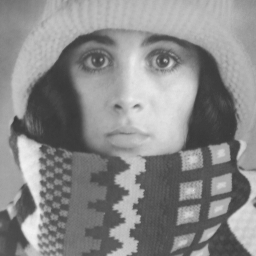
#> input picture LaptopAssignment2_ICV/trui.png, 256 x 256 px; the run also reads 1 picture not shown here
$ jupyter execute 2_geometric_transformations.ipynb
#> lines starting #> are read from the running program, lines starting #| are printed output that depends on the picture
# Pythonopdracht week 2: Geometric Transformations

## Table of Contents

1. [Working with notebooks](#working-with-notebooks)
2. [Working with CodeGrade](#working-with-codegrade)
3. [Interpolation](#interpolation)
4. [Homogeneous coordinates and rotations](#homogeneous-coordinates-and-rotations)
5. [Image rotations](#image-rotations)
6. [Estmating-an-affine-transform](#estimating-an-affine-transform)
7. [Estmating a projective transform](#estimating-a-projective-transform)
8. [Appendix: Using a domain iterator](#appendix-using-a-domain-iterator)

## Working with notebooks <a class="anchor" id="working with notebooks"></a>

The assignments for this course will be given as Jupyter notebooks like this one. They will contain programming assignments which are automatically graded.

An autograded assignment will typically ask you to complete the code of a Python function. It is important that you do not change the name, inputs or outputs of the function, because they will be tested automatically: stick closely to the assignment. The autograder converts your notebook to a Python file by concatenating all code in the notebook and testing the resulting Python file. It is therefore important that your code runs correctly and uninterrupted, so:

**Always use `Kernel > Restart & Run All` and check the results before handing in your assignment**.

Some general tips:

- Avoid using packages that are not already imported in the assignment template, and are not default Python packages.
- Avoid using "notebook magic" like `%matplotlib inline`; such commands do not work when the notebook is converted to a Python script.

## Working with CodeGrade <a class="anchor" id="working-with-codegrade"></a>

The assignments for this course are automatically graded by a system called *CodeGrade*. Our tests will run on your code automatically, and give grades based purely on the correctness of the output.

Some of the CodeGrade tests will be run immediately, and you can view the output/results before the deadline (it may take a couple of minutes to show up). Use this to check that your code is working correctly, and that you are in the right direction for the assignments.

[cell 1]
# Do NOT remove any imports listed in this notebook.
import numpy as np
import matplotlib.pyplot as plt
import os
import wget
from skimage.io import imread as skimread
import sys
from math import isclose
from skimage.transform import warp

def sr_download(file):
    if not os.path.isfile(file):
        url = "https://staff.fnwi.uva.nl/r.vandenboomgaard/downloads/" + file
        print('[sr]',f'Downloading file {file} for statistical reasoning course')
        wget.download(url)
    else:
        print('[sr]',f'data {file} already downloaded')

sr_download('trui.png')

print(sys.version)

Hidden in this cell are some $\LaTeX$ macros
$\newcommand{\v}[1]{\mathbf #1}$
$\newcommand{\hv}[1]{\widetilde{\mathbf #1}}$
$\newcommand{\setR}{\mathbb R}$
$\newcommand{\T}{^\top}$
$\newcommand{\inv}{^{-1}}$

## Interpolation <a class="anchor" id="interpolation"></a>

In a previous LabExercise you have written the ``pixel_value`` function. We will need that function again in this lab, and we are extending it with multiple ways of handling the border of the image. (2pt)

The named (or keyword) argument ``interpolation`` can have value ``'nearest'`` or ``'bilinear'`` indicating the type of interpolation. The argument ``mode`` indicates the way the border problem is taken care of. Valid values are ``'closest'`` and ``'constant'``. If ``mode='constant'`` then the named argument ``cval`` provides the constant value to be used. You may additionally implement ``mode=wrap`` if you are interested, but this is optional.

[cell 2]
# From our solution of assignment 1
def in_image(image_shape, y, x):
    # YOUR CODE HERE (Replace this and the following line with your code)
    rows, columns = image_shape[:2]
    rows = rows - 1
    columns = columns - 1
    if y > rows or y < 0 or x > columns or x < 0:
        return False

    return True


def pixel_value(F, y, x, interpolation_method='nearest',
                border_method='constant', cval=0):
    """
    This function returns the interpolated function value for the function
    given by numpy array F. The valid interpolation methods are 'nearest' and
    'bilinear'. The modes for dealing with points outside the border of F are
    'closest' and 'constant' and  'wrap'.
    The optional parameter cval gives the value to be returned outside the borders
    of F, in case `border_method == 'constant'`.
s
    """
    if not in_image(F.shape[:2], y, x):
        rows, columns = F.shape[:2]
        rows = rows - 1
        columns = columns - 1

        if border_method == 'constant':
            return cval
        elif border_method == 'closest':
            # YOUR CODE HERE (Replace this and the following line with your code)
            if y > rows:
              y = rows
            elif y < 0:
              y = 0

            if x > columns:
              x = columns
            elif x < 0:
              x = 0

        elif border_method == 'mirror':
            # YOUR CODE HERE (Replace this and the following line with your code)
            if y > rows:
              y = rows - (y - rows)
            elif y < 0:
              y = 0 - y

            if x > columns:
              x = columns - (x - columns)
            elif x < 0:
              x = 0 - x

        elif border_method == 'wrap':
            # YOUR CODE HERE (Replace this and the following line with your code)
            if y > rows:
              y = y % rows
            elif y < 0:
              y = y % rows

            if x > columns:
              x = x % columns
            elif x < 0:
              x = x % columns

    if interpolation_method == 'nearest':
        # YOUR CODE HERE (Replace this and the following line with your code)
        x = int(np.floor(x+0.5))
        y = int(np.floor(y+0.5))
        # Because you search up the nearest pixel, not a float
        return F[y][x]

    elif interpolation_method == 'bilinear':
        # YOUR CODE HERE (Replace this and the following line with your code)
        # Decompose coordinates: x = i + a,  y = j + b,  with a,b ∈ [0,1]

        i = int(np.floor(y))
        j = int(np.floor(x))
        a = y - i
        b = x - j

        return (1-a) * (1-b) * F[i][j] + (1-a) * b * F[i][j+1] + a * (1-b) * F[i+1][j] + a * b * F[i+1][j+1]

We will test this function on a simple very small version of a standard image ``trui.png``. The code below tries to read the image from the directory where this notebook is stored. If the file can't be read an exception is thrown and caught. Then the file is downloaded from the computer vision web pages and again the file is read.

For starting Python programmers this way of programming might be counter intuitive. Perhaps you would like first to check if the file exists in the local directory and if not download it. This is the classical *Look before you leap (LBYL)* paradigm in programming. In Python one often uses the *Easier to Ask for Forgiveness than Permission (EAFP)* approach. Search the web for all the pros and cons of both approaches.

[cell 3]
try:
    F = plt.imread('trui.png')
#> F is the input picture: shape (256, 256) float32; min 0.22, max 0.945, mean 0.54
except FileNotFoundError:
    wget.download("https://staff.fnwi.uva.nl/r.vandenboomgaard/downloads/trui.png")
    F = plt.imread('trui.png')
# taking each 4th pixel in each direction
Fsmall = F[::4,::4]
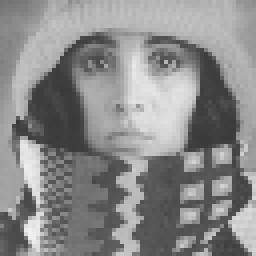
#> Fsmall: shape (64, 64) float32 (shown 4 times larger); min 0.224, max 0.937, mean 0.541
plt.imshow(Fsmall)
plt.gray()

We then test your ``pixel_value`` function. We make a new image ``G`` by sampling the image ``F`` in 128x128 points. At position (x,y) in image G we sample image G at position (x-32, y-32). If all is well you should end up with an image G that shows image F in its center and the border around it should be determined by the border mode that is selected.

[cell 4]
# Note only border modes 'constant' and 'closest' are mandatory.
# Switch the following two lines only if you have implemented all three modes, which is optional.

modes_implemented = ['closest', 'constant', 'wrap']
# modes_implemented = ['closest', 'constant']

G = {}
for mode in modes_implemented:
    G[mode] = np.zeros((128,128))

for y in range(128):
    for x in range(128):
        for m in modes_implemented:
            G[m][y, x] = pixel_value(Fsmall, y-32, x-32,
                                     interpolation_method='nearest', border_method=m, cval=0)
#> this loop made 128 passes

n = len(modes_implemented)
for i, mode in enumerate(modes_implemented):
    plt.subplot(1,n,i+1)
    plt.imshow(G[mode])
    plt.title(mode)
    plt.axis('off')
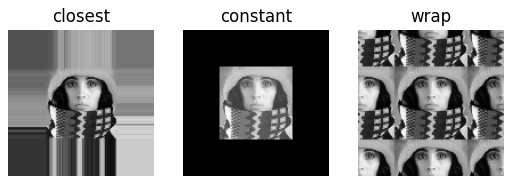
#> figure drawn by matplotlib, 3 panels

If the ``pixel_value`` function is working with at least the 'closest' and 'constant' border mode, we will continue with some exercises and questions regarding homogeneous coordinates. These are a mathematical tool to efficiently describe describe commonly used geometrical transformations.

## Homogeneous coordinates and rotations <a class="anchor" id="homogeneous-coordinates-and-rotations"></a>

Before you continue reading this notebook, make sure you have read the section on homogeneous coordinates in the lecture notes in the 'Mathematical Tools' chapter.

A 2D point $\v x = (a\;\; b)\T$ is represented with a homogeneous vector $\hv x = (s\,a\;\;s\,b\;\;s)\T$ where $s$ can be any real number not equal zero. In this LabExercise we will often find the need to take a vector $\v x$ and make a homogeneous representation $\hv x$ for it. In Numpy a vector $\v x\in\setR^2$ is represented with a (2,) shaped array and the homogeneous vector $\hv x$ is represented with a (3,) shaped array. A 'normal' vector $\v x$ is often called a Euclidean vector, in contrast with $\hv x$ being a homogeneous vector.

Much later on in the course we will consider Euclidean vectors in 3 dimsional space as well. A vector $\v x = (a\;\;b\;\;c)\T\in\setR^3$ in homogeneous representation is $\hv x = (s\,a\;\;s\,b\;\;s\,c\;\;s)\T$.

Write the functions ``e2h`` that takes a (matrix of) Euclidean vector(s) as input (either a 2 or 3 dimensional vector) and returns the corresponding homogeneous vector(s). Als write the function ``h2e`` that does the opposite. So for the function ``e2h`` the input is either a (n,) shaped array or a (n,m) shaped array where n is the dimension of the Euclidean space and m is the number of vectors we need to represent in homogeneous coordinates. The result should be a (n+1,) shaped array or a (n+1, m) shaped array respectively. The Numpy ``hstack``, ``vstack``, ``concatenate`` and ``column_stack`` functions can be useful here. (5pt)

[cell 5]
def e2h(x):
    """
    Given an array x (n,m) return a vector (n+1,m)
    with every value multiplied by s
    """
    s = 1

    # if x is a vector, i.e shape (n, 0)
    if len(x.shape) == 1:
        x = x * s
        x = np.append(x, 1)

    # if x is a matrix, i.e shape (n, m)
    else:
        x = x * s
        ones = np.ones((1, x.shape[1]))
        # return as shape (n+1, m)
        x = np.vstack((x, ones))

    return x


def h2e(tx):
    """
    Given an array x (n+1,m) return an array (n,m)
    with every value divided by s and the last row removed
    """
    # 1D vector
    if len(tx.shape) == 1:
        tx = tx / tx[-1] # divide each column by its own last row element
        tx = tx[:-1] # Remove the last element (consisting of s)

    # Higher D matrix
    else:
        tx = tx / tx[-1, :] # divide each column by its own last row element
        tx = tx[:-1] # Remove the last row (consisting of s)
    return tx

# Test code
bla = np.array([[1, 2, 3], [4, 5, 6]])
print(bla)
print("to homogeneous ", e2h(bla))
print("convert back ", h2e(e2h(bla)))

A 3x3 homogeneous matrix can represent all linear operations on $\setR^2$, but can also represent translations in $\setR^2$. More generally, a 3x3 homogeneous matrix can represent all *projective transformations*. We will look at these in a later section. We end this subsection with some examples of transformations to test your ``h2e`` and ``e2h`` functions.

The code below uses your functions to apply projective transformations to a square and a triangle in $\setR^2$, and shows the results. In the ANS homework, there are some questions about this piece of code and its output, under *Transformations of squares*.

**Note: if you get a RuntimeWarnining, please ignore.**

[cell 6]
def draw_polygon(p, ax, closed=True, filled=False):
    if closed:
        pp = np.column_stack((p,p[:,0]))
    ax.plot(pp[0], pp[1], '-o')


plt.figure()
unit_square = np.array([[0, 1, 1, 0],
                        [0, 0, 1, 1]])
triangle = np.array([[0,  1, 1],
                     [0, -1, 1]])

fig, axs = plt.subplots(1,2)
draw_polygon(unit_square, axs[0])
draw_polygon(triangle, axs[1])

T1 = np.array([[1, 0, 3],
               [0, 1, 7],
               [0, 0, 1]])
T2 = np.array([[5, 3, 2],
               [2, 4, 3],
               [1, 2, 1]])
T3 = np.array([[4, -3, 0],
               [3, 4, 0],
               [0, 0, 5]])

transforms = [T1, T2, T3]

for T in transforms:
    print(T.shape)
    print(e2h(unit_square).shape)
    Tsquare = h2e( T @ e2h(unit_square))
    draw_polygon(Tsquare, axs[0])
    axs[0].axis('equal')

    Ttriangle = h2e( T @ e2h(triangle))
    draw_polygon(Ttriangle, axs[1])
    axs[1].axis('equal')

plt.legend(['No transform', 'T1', 'T2','T3'], bbox_to_anchor=(1.8, 1))
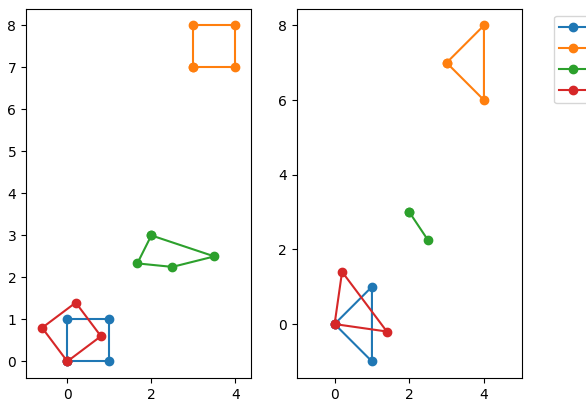
#> figure drawn by matplotlib, 2 panels

## Image rotations <a class="anchor" id="image-rotations"></a>

In this section you are going to use a homogeneous transform to rotate an image. We want to rotate the image around its center. The output image should have the same size as the input image.

In case the shape of an image (array) is ``(H,W)`` (where H stands for height and W stands for width), the center is given by: $(x_c,y_c)=(W/2, H/2)$.
Convince yourself that a rotation around the center is given by $T_\v t \tilde R_\phi T_{-\v t}$

Read the lecture notes on geometrical transformations to prepare for implementation of the image rotation.

Below is the algorithm for the (WRONG) forward pass algorithm. Instead of the domain iterator described in the lecture notes a simple double loop over all pixels in the input image is used. As an extra a section is added to this lab that uses the domain iterator from the lecture notes.

[cell 7]
def rotate_forward(F, phi):
    # First calculate the transform
#> called with phi = 0.785
    H, W = F.shape[:2]
    halfH, halfW = H/2, W/2
    T = np.array([[1, 0, halfW], [0, 1, halfH], [0, 0, 1]])
    cp = np.cos(phi)
    sp = np.sin(phi)
    R = np.array([[cp, -sp, 0], [sp, cp, 0], [0, 0, 1]])
    A = T @ R @ np.linalg.inv(T)

    # Now apply the transformation, and store the result in G.
    G = np.zeros_like(F)
    for x in range(W):
        for y in range(H):
            xa, ya = h2e(A @ np.array([x, y, 1]))
            if 0<=ya<=H-1 and 0<=xa<=W-1:
                xai = np.rint(xa).astype(int)
                yai = np.rint(ya).astype(int)
                G[yai, xai] = F[y, x]
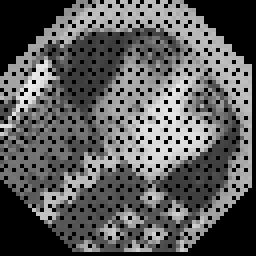
#> G: shape (64, 64) float32 (shown 4 times larger); min 0, max 0.937, mean 0.36
    return G

[cell 8]
Gsmall_forward = rotate_forward(Fsmall, np.pi/4)
plt.imshow(Gsmall_forward)
plt.axis('off')
#> Out = (-0.5, 63.5, 63.5, -0.5)

Yes, we are rotating the image, but no, it is not the correct result. You had better implement the backward algorithm. Implementing the backward algorithm requires your your ``pixel_value`` function and thus its parameters. (4pt)

[cell 9]
# From forward example above
# our_rotator to distinguish from the one defined at the end of this notebook
def our_rotator(F, phi):
    # First calculate the transform
    H, W = F.shape[:2]
    halfH, halfW = H/2, W/2
    T = np.array(
        [[1, 0, halfW],
         [0, 1, halfH],
         [0, 0, 1]])
    cp = np.cos(phi)
    sp = np.sin(phi)
    R = np.array([[cp, sp, 0], [-sp, cp, 0], [0, 0, 1]])
    # Determine the rotation matrix
    A = T @ R @ np.linalg.inv(T)
    return A

def rotate_backward(F, phi, interpolation_method='nearest',
                    border_method='constant', cval=0):
    """ Rotates the image F over an angle of phi, using the
    pixel_value function for interpolation."""
#> called with phi = 0.785, interpolation_method = 'nearest', border_method = 'constant', cval = 0
    # Designed after implementation in e-notes 4.2
    # Initialise G as black image
    G = np.zeros_like(F)
    A = our_rotator(F, phi)

    # For every pixel in output image G
    for x in range(G.shape[1]):
        for y in range(G.shape[0]):
            # Find the corresponding coordinates in the input image F
            xa, ya = h2e(A @ np.array([x, y, 1]))
            G[y, x] = pixel_value(F, ya, xa, interpolation_method=interpolation_method, border_method=border_method, cval=cval)
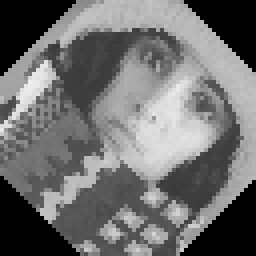
#> G: shape (64, 64) float32 (shown 4 times larger); min 0, max 0.937, mean 0.434
    return G

[cell 10]
Gsmall_backward = rotate_backward(Fsmall, np.pi/4,
                                  interpolation_method='nearest',
                                  border_method='constant')
plt.imshow(Gsmall_backward)
plt.axis('off')
#> Out = (-0.5, 63.5, 63.5, -0.5)

If you feel lucky, or better yet have a reasonable fast computer you may try it on the full size image (and even this one is small for today's many megabytes images).

[cell 11]
G_backward = rotate_backward(F, np.pi/4,
                             interpolation_method='bilinear',
                             border_method='constant')
#> call 2 of rotate_backward, with phi = 0.785, interpolation_method = 'bilinear', border_method = 'constant', cval = 0
#> after the loop in rotate_backward (call 2), `for x in range(G.shape[1]):`:
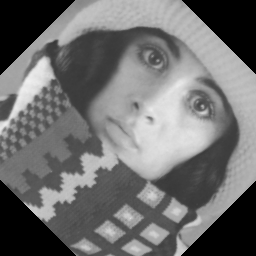
#> G: shape (256, 256) float32; min 0, max 0.943, mean 0.439
plt.imshow(G_backward)
plt.axis('off')
#> Out = (-0.5, 255.5, 255.5, -0.5)

OK let's try our luck even more. Would it work for a color image?

[cell 12]
try:
    Fc = plt.imread('colortrui.png')
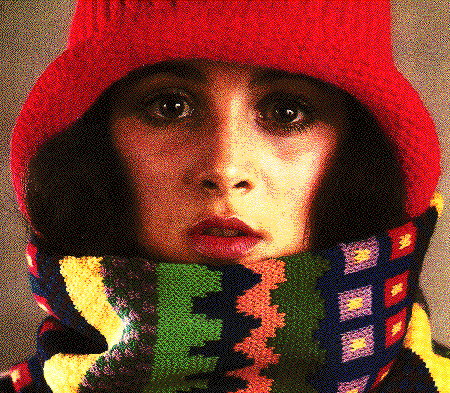
#> input picture LaptopAssignment2_ICV/colortrui.png, 450 x 393 px
#> Fc is the input picture: shape (393, 450, 3) float32; mean R, G, B 0.48, 0.238, 0.167
except FileNotFoundError:
    wget.download("https://staff.fnwi.uva.nl/r.vandenboomgaard/ComputerVision/_images/colortrui.png")
    Fc = plt.imread('colortrui.png')
Fcsmall = Fc[::4,::4]
#> (the rest of the program and of its run is left out)
